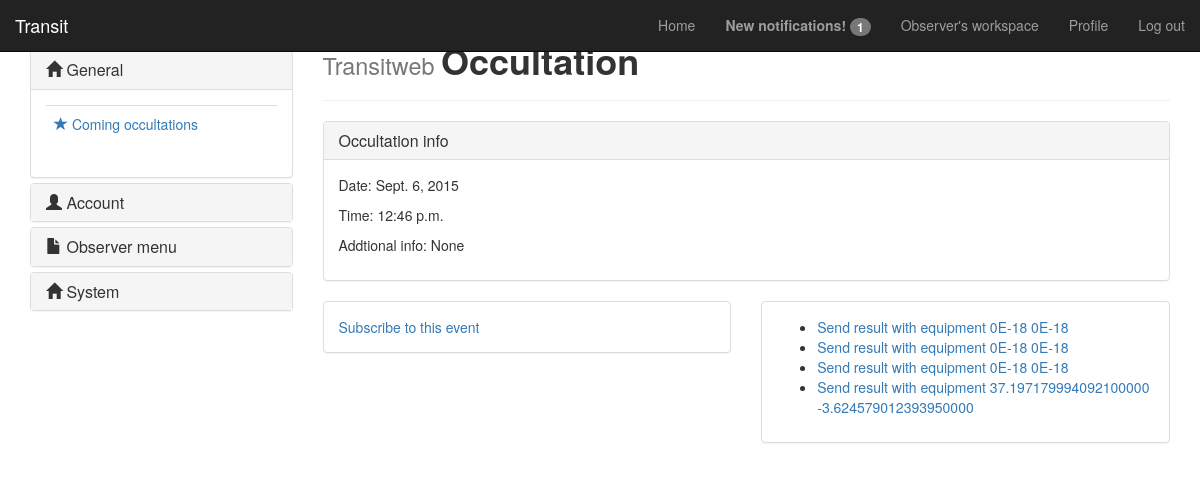
Before: /occultation/46/ (signed in) with the older database file.
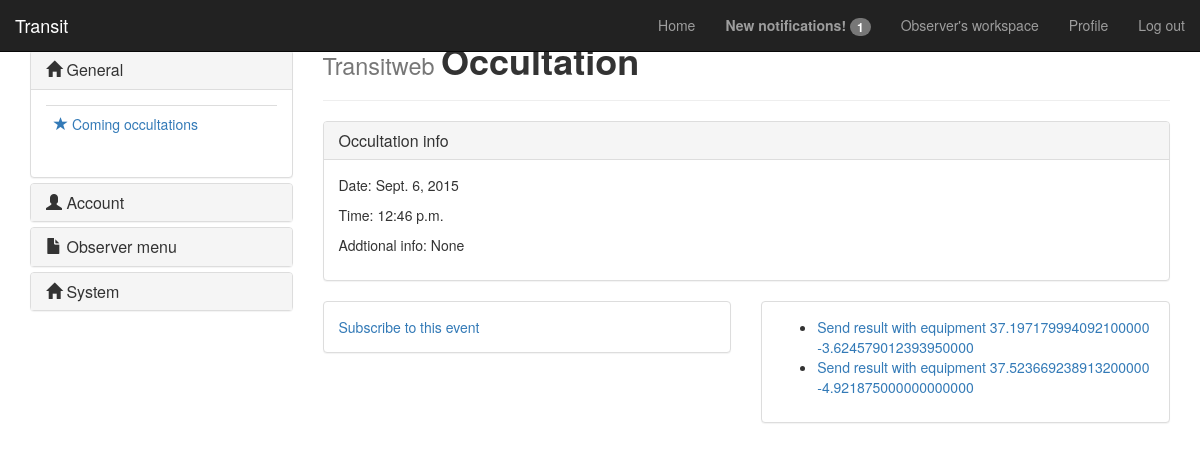
After: the same page with the newer database file.
### transitweb/models.py (models this page shows)
class Equipment(models.Model):
    mobile = models.BooleanField(default=False)
    country = models.CharField(max_length=128, null=True)
    latitude = models.DecimalField(max_digits=22, decimal_places=18, default=0)
    longitude = models.DecimalField(
            max_digits=22,
            decimal_places=18,
            default=0)
    additionalInfo = models.CharField(max_length=65535, null=True)
    user = models.ForeignKey("UserObserver", null=True)
    def __unicode__(self):
        return str(self.latitude) + " " + str(self.longitude)

### transitweb/views.py (the view)
# urls.py: url(r'^occultation/(?P<occult_id>[\w\-]+)/$', views.occult_page, name="occultation"),
def occult_page(request, occult_id):
    context_dict = initialize_context(request)
    userObserver = get_UserObserver_from_request(request)
    userAstronomer = get_UserAstronomer_from_request(request)
    occultation = get_object_or_404(Occultation, id=occult_id)
    context_dict["occultation"] = occultation
    if request.method == 'GET':
        userObserver = get_UserObserver_from_request(request)
        if (userObserver != None):
            if request.GET.get("action", None) == "subscribe":
                occultation.usersGo.add(userObserver)
            elif request.GET.get("action", None) == "unsubscribe":
                try:
                    occultation.usersGo.remove(userObserver)
                except Exception:
                    pass
            for u in occultation.usersGo.all():
                if u == userObserver:
                    context_dict["subscribed"] = True
        if (userAstronomer != None):
            context_dict["attendees"] = occultation.usersGo.all()
            json_data = equipments_to_json(context_dict["attendees"])
            context_dict["json_data"] = json_data
    return render(request, "transitweb/occult.html", context_dict)

### transitweb/views.py (called while the page is built)
def get_UserObserver_from_request(request):
    user = request.user
    for u in UserObserver.objects.all():
        if user == u.user:
            return u
    return None

def get_UserAstronomer_from_request(request):
    user = request.user
    for u in UserAstronomer.objects.all():
        if user == u.user:
            return u
    return None

### transitweb/templates/transitweb/occult.html (shortened to what this page needs)
{% extends 'base.html' %}
{% load staticfiles %}
{% block heading %}Occultation{% endblock %}
{% block body_block %}
{% if occultation %}
  <div class="panel panel-default">
   <div class="panel-heading">
    <h3 class="panel-title">Occultation info</h3>
   </div>
   <div class="panel-body">
    <p>Date: {{ occultation.datePrediction }}</p>
    <p>Time: {{ occultation.timePrediction }}</p>
    <p>Addtional info: {{ occultation.additionalInfo }} </p>
   </div>
  </div>
{% if userObserver %}
 <div class="row">
  <div class="col-md-6">
   <div class="panel panel-default">
    <div class="panel-body">
      {% if not subscribed %}
      <a href="?action=subscribe">Subscribe to this event</a>
      {% else %}
     <a href="?action=unsubscribe">Unsubscribe to this event</a>
      {% endif %}
    </div>
   </div>
  </div>
  <div class="col-md-6 ">
   <div class="panel panel-default">
    <div class="panel-body">
      <ul>
      {% if userObserver.equipment_set %}
       {% for equipment in userObserver.equipment_set.all %}
     <li><a href="/occultation/send/{{ occultation.id }}/{{ equipment.id }}">Send result with equipment {{ equipment }}</a></li>
       {% endfor %}
      {% endif %}
     </ul>
    </div>
   </div>
  </div>
 </div>
{% endif %}
{% else %}
  We do not have this occultation in our system
{% endif %}
{% endblock %}

Changed rows visible on the page:
removed Equipment: latitude+longitude "0E-18 0E-18"
removed Equipment: latitude+longitude "0E-18 0E-18"
removed Equipment: latitude+longitude "0E-18 0E-18"
added Equipment: latitude+longitude "37.523669238913200000 -4.921875000000000000"
